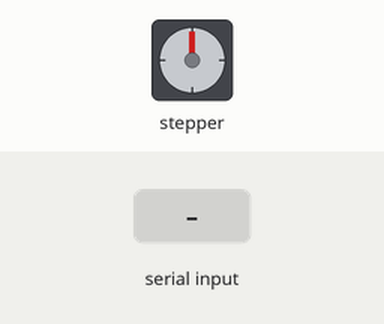
A sketch run on a simulated Arduino Uno, built with avr-gcc and run on an emulated ATmega328P. Parts: stepper motor. Wiring (inferred from the names in the program): stepper motor driver (200 steps per turn assumed): step pin 2; direction pin 5. The inputs (shaded band) are chosen by the test bench.

Above: at 1.2 s.
1.3 s: "A" received over Serial
At 2.3 s:
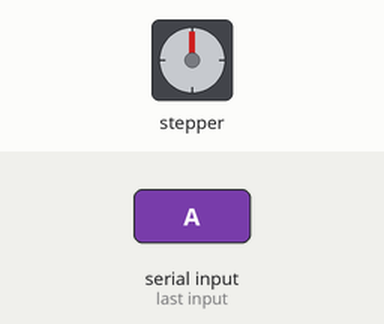
4.3 s: "B" received over Serial
7.3 s: "A" received over Serial
10.3 s: "1" received over Serial
At 11.1 s:
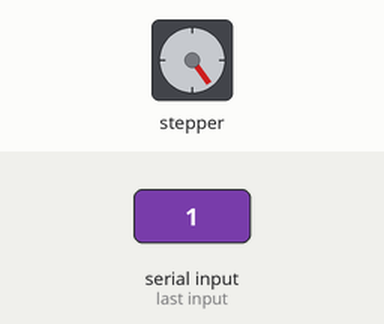
11.8 s: "B" received over Serial
At 12.3 s:
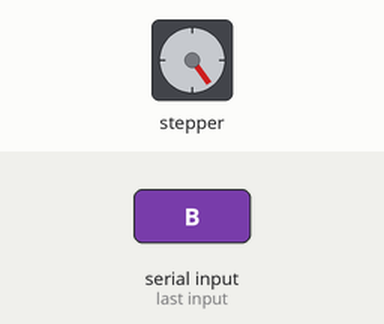
14.8 s: "0" received over Serial
At 15.8 s:
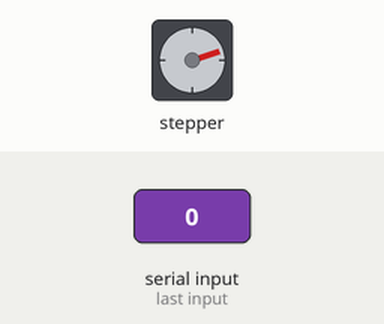
Timing chart, 0 to 17.3 s (numbered marks = the images above; inputs shaded):
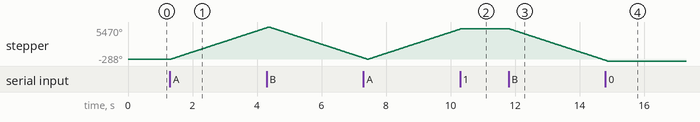

The sketch:

actuator_cpu.ino
```cpp
// void setup() {
//     SingleAxisInit();
//     PcbLedInit();
// }

// void loop() {
//     SingleAxisMain();
//     PcbLedMain();
// }

void setup() {
    // LedDriveInit();
    // StepMotorInit();
    UniaxialActuatorInit();
}

void loop() {
    // LedDriveMain();
    // StepMotorMain();
    UniaxialActuatorMain();
}
```

PcbLed.ino
```cpp
#define LED_PIN 13

void PcbLedInit() {
  pinMode(LED_PIN, OUTPUT);
}

void PcbLedMain() {
  digitalWrite(LED_PIN, HIGH);
  delay(1000);
  digitalWrite(LED_PIN, LOW);
  delay(1000);
}
```

SingleAxis.ino
```cpp
// int Speed = 500;

// const int step_pin = 2;
// const int direction_pin = 5;

// void SingleAxisInit() {
//   Serial.begin(9600);

//   pinMode(step_pin,OUTPUT);
//   pinMode(direction_pin,OUTPUT);

//   digitalWrite(direction_pin,HIGH);
// }

// void slide(double millimeter) {
//   int steps = 4 * millimeter * 10;
//     for (int s=1; s <=steps; s++){
//        digitalWrite(step_pin,HIGH);
//        delayMicroseconds(Speed);
//        digitalWrite(step_pin,LOW);
//        delayMicroseconds(Speed);
//     }
// }

// void SingleAxisMain() {
// if(Serial.available()){
//     byte buf;
//     while (1) {
//       if(Serial.available()){
//          buf = Serial.read();
//       }
//       if(buf == 'A'){
//         digitalWrite(direction_pin,HIGH);
//         slide(1);
//       } else if(buf == 'B'){
//         digitalWrite(direction_pin,LOW);
//         slide(1);
//       }
//     }
//   }
// }


int Speed = 500;

const int step_pin = 2;
const int direction_pin = 5;

void UniaxialActuatorInit() {
  Serial.begin(9600);

  pinMode(step_pin,OUTPUT);
  pinMode(direction_pin,OUTPUT);

  digitalWrite(direction_pin,HIGH);
}

void slide(double millimeter) {
  int steps = 16 * millimeter * 10;
    for (int s=1; s <=steps; s++){
       digitalWrite(step_pin,HIGH);
       delayMicroseconds(Speed);
       digitalWrite(step_pin,LOW);
       delayMicroseconds(Speed);
    }
}

void UniaxialActuatorMain() {
if(Serial.available()){
    byte buf;
    while (1) {
      if(Serial.available()){
         buf = Serial.read();
      }
      if(buf == 'A'){
        digitalWrite(direction_pin,HIGH);
        slide(1);
      } else if(buf == 'B'){
        digitalWrite(direction_pin,LOW);
        slide(1);
      }
    }
  }
}
```

Measured:
- after the input at 1.3 s, stepper: keeps turning clockwise at about 1787°/s, starting at once
- after the input at 10.3 s, stepper: goes on until 10.3 s, then stays 5184°
- after the input at 11.8 s, stepper: keeps turning counter-clockwise at about 1787°/s, starting at once
- after the input at 14.8 s, stepper: goes on until 14.9 s, then stays -288°
